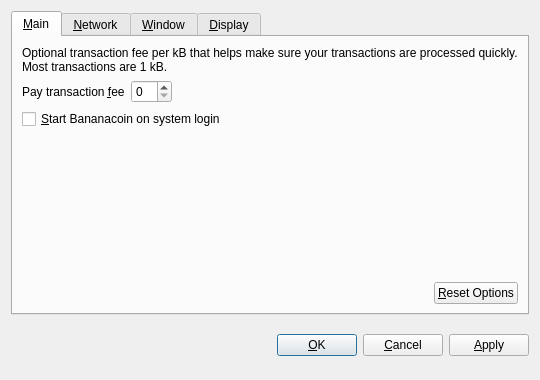
<?xml version="1.0" encoding="UTF-8"?>
<ui version="4.0">
 <class>OptionsDialog</class>
 <widget class="QDialog" name="OptionsDialog">
  <property name="geometry">
   <rect>
    <x>0</x>
    <y>0</y>
    <width>540</width>
    <height>380</height>
   </rect>
  </property>
  <property name="windowTitle">
   <string>Options</string>
  </property>
  <property name="modal">
   <bool>true</bool>
  </property>
  <layout class="QVBoxLayout" name="verticalLayout">
   <item>
    <widget class="QTabWidget" name="tabWidget">
     <property name="tabPosition">
      <enum>QTabWidget::North</enum>
     </property>
     <property name="currentIndex">
      <number>0</number>
     </property>
     <widget class="QWidget" name="tabMain">
      <attribute name="title">
       <string>&amp;Main</string>
      </attribute>
      <layout class="QVBoxLayout" name="verticalLayout_Main">
       <item>
        <widget class="QLabel" name="transactionFeeInfoLabel">
         <property name="text">
          <string>Optional transaction fee per kB that helps make sure your transactions are processed quickly. Most transactions are 1 kB.</string>
         </property>
         <property name="textFormat">
          <enum>Qt::PlainText</enum>
         </property>
         <property name="wordWrap">
          <bool>true</bool>
         </property>
        </widget>
       </item>
       <item>
        <layout class="QHBoxLayout" name="horizontalLayout_1_Main">
         <item>
          <widget class="QLabel" name="transactionFeeLabel">
           <property name="text">
            <string>Pay transaction &amp;fee</string>
           </property>
           <property name="textFormat">
            <enum>Qt::PlainText</enum>
           </property>
           <property name="buddy">
            <cstring>transactionFee</cstring>
           </property>
          </widget>
         </item>
         <item>
          <widget class="BitcoinAmountField" name="transactionFee"/>
         </item>
         <item>
          <spacer name="horizontalSpacer_1_Main">
           <property name="orientation">
            <enum>Qt::Horizontal</enum>
           </property>
           <property name="sizeHint" stdset="0">
            <size>
             <width>40</width>
             <height>20</height>
            </size>
           </property>
          </spacer>
         </item>
        </layout>
       </item>
       <item>
        <widget class="QCheckBox" name="bitcoinAtStartup">
         <property name="toolTip">
          <string>Automatically start Bananacoin after logging in to the system.</string>
         </property>
         <property name="text">
          <string>&amp;Start Bananacoin on system login</string>
         </property>
        </widget>
       </item>
       <item>
        <spacer name="verticalSpacer_Main">
         <property name="orientation">
          <enum>Qt::Vertical</enum>
         </property>
         <property name="sizeHint" stdset="0">
          <size>
           <width>20</width>
           <height>40</height>
          </size>
         </property>
        </spacer>
       </item>
       <item>
        <layout class="QHBoxLayout" name="horizontalLayout_2_Main">
         <item>
          <spacer name="horizontalSpacer_2_Main">
           <property name="orientation">
            <enum>Qt::Horizontal</enum>
           </property>
           <property name="sizeHint" stdset="0">
            <size>
             <width>40</width>
             <height>20</height>
            </size>
           </property>
          </spacer>
         </item>
         <item>
          <widget class="QPushButton" name="resetButton">
           <property name="toolTip">
            <string>Reset all client options to default.</string>
           </property>
           <property name="text">
            <string>&amp;Reset Options</string>
           </property>
           <property name="autoDefault">
            <bool>false</bool>
           </property>
          </widget>
         </item>
        </layout>
       </item>
      </layout>
     </widget>
     <widget class="QWidget" name="tabNetwork">
      <attribute name="title">
       <string>&amp;Network</string>
      </attribute>
      <layout class="QVBoxLayout" name="verticalLayout_Network">
       <item>
        <widget class="QCheckBox" name="mapPortUpnp">
         <property name="toolTip">
          <string>Automatically open the Bananacoin client port on the router. This only works when your router supports UPnP and it is enabled.</string>
         </property>
         <property name="text">
          <string>Map port using &amp;UPnP</string>
         </property>
        </widget>
       </item>
       <item>
        <widget class="QCheckBox" name="connectSocks">
         <property name="toolTip">
          <string>Connect to the Bananacoin network through a SOCKS proxy (e.g. when connecting through Tor).</string>
         </property>
         <property name="text">
          <string>&amp;Connect through SOCKS proxy:</string>
         </property>
        </widget>
       </item>
       <item>
        <layout class="QHBoxLayout" name="horizontalLayout_Network">
         <item>
          <widget class="QLabel" name="proxyIpLabel">
           <property name="text">
            <string>Proxy &amp;IP:</string>
           </property>
           <property name="textFormat">
            <enum>Qt::PlainText</enum>
           </property>
           <property name="buddy">
            <cstring>proxyIp</cstring>
           </property>
          </widget>
         </item>
         <item>
          <widget class="QValidatedLineEdit" name="proxyIp">
           <property name="maximumSize">
            <size>
             <width>140</width>
             <height>16777215</height>
            </size>
           </property>
           <property name="toolTip">
            <string>IP address of the proxy (e.g. 127.0.0.1)</string>
           </property>
          </widget>
         </item>
         <item>
          <widget class="QLabel" name="proxyPortLabel">
           <property name="text">
            <string>&amp;Port:</string>
           </property>
           <property name="textFormat">
            <enum>Qt::PlainText</enum>
           </property>
           <property name="buddy">
            <cstring>proxyPort</cstring>
           </property>
          </widget>
         </item>
         <item>
          <widget class="QLineEdit" name="proxyPort">
           <property name="maximumSize">
            <size>
             <width>55</width>
             <height>16777215</height>
            </size>
           </property>
           <property name="toolTip">
            <string>Port of the proxy (e.g. 9050)</string>
           </property>
          </widget>
         </item>
         <item>
          <widget class="QLabel" name="socksVersionLabel">
           <property name="text">
            <string>SOCKS &amp;Version:</string>
           </property>
           <property name="textFormat">
            <enum>Qt::PlainText</enum>
           </property>
           <property name="buddy">
            <cstring>socksVersion</cstring>
           </property>
          </widget>
         </item>
         <item>
          <widget class="QValueComboBox" name="socksVersion">
           <property name="toolTip">
            <string>SOCKS version of the proxy (e.g. 5)</string>
           </property>
          </widget>
         </item>
         <item>
          <spacer name="horizontalSpacer_Network">
           <property name="orientation">
            <enum>Qt::Horizontal</enum>
           </property>
           <property name="sizeHint" stdset="0">
            <size>
             <width>40</width>
             <height>20</height>
            </size>
           </property>
          </spacer>
         </item>
        </layout>
       </item>
       <item>
        <spacer name="verticalSpacer_Network">
         <property name="orientation">
          <enum>Qt::Vertical</enum>
         </property>
         <property name="sizeHint" stdset="0">
          <size>
           <width>20</width>
           <height>40</height>
          </size>
         </property>
        </spacer>
       </item>
      </layout>
     </widget>
     <widget class="QWidget" name="tabWindow">
      <attribute name="title">
       <string>&amp;Window</string>
      </attribute>
      <layout class="QVBoxLayout" name="verticalLayout_Window">
       <item>
        <widget class="QCheckBox" name="minimizeToTray">
         <property name="toolTip">
          <string>Show only a tray icon after minimizing the window.</string>
         </property>
         <property name="text">
          <string>&amp;Minimize to the tray instead of the taskbar</string>
         </property>
        </widget>
       </item>
       <item>
        <widget class="QCheckBox" name="minimizeOnClose">
         <property name="toolTip">
          <string>Minimize instead of exit the application when the window is closed. When this option is enabled, the application will be closed only after selecting Quit in the menu.</string>
         </property>
         <property name="text">
          <string>M&amp;inimize on close</string>
         </property>
        </widget>
       </item>
       <item>
        <spacer name="verticalSpacer_Window">
         <property name="orientation">
          <enum>Qt::Vertical</enum>
         </property>
         <property name="sizeHint" stdset="0">
          <size>
           <width>20</width>
           <height>40</height>
          </size>
         </property>
        </spacer>
       </item>
      </layout>
     </widget>
     <widget class="QWidget" name="tabDisplay">
      <attribute name="title">
       <string>&amp;Display</string>
      </attribute>
      <layout class="QVBoxLayout" name="verticalLayout_Display">
       <item>
        <layout class="QHBoxLayout" name="horizontalLayout_1_Display">
         <item>
          <widget class="QLabel" name="langLabel">
           <property name="text">
            <string>User Interface &amp;language:</string>
           </property>
           <property name="textFormat">
            <enum>Qt::PlainText</enum>
           </property>
           <property name="buddy">
            <cstring>lang</cstring>
           </property>
          </widget>
         </item>
         <item>
          <widget class="QValueComboBox" name="lang">
           <property name="toolTip">
            <string>The user interface language can be set here. This setting will take effect after restarting Bananacoin.</string>
           </property>
          </widget>
         </item>
        </layout>
       </item>
       <item>
        <layout class="QHBoxLayout" name="horizontalLayout_2_Display">
         <item>
          <widget class="QLabel" name="unitLabel">
           <property name="text">
            <string>&amp;Unit to show amounts in:</string>
           </property>
           <property name="textFormat">
            <enum>Qt::PlainText</enum>
           </property>
           <property name="buddy">
            <cstring>unit</cstring>
           </property>
          </widget>
         </item>
         <item>
          <widget class="QValueComboBox" name="unit">
           <property name="toolTip">
            <string>Choose the default subdivision unit to show in the interface and when sending coins.</string>
           </property>
          </widget>
         </item>
        </layout>
       </item>
       <item>
        <widget class="QCheckBox" name="displayAddresses">
         <property name="toolTip">
          <string>Whether to show Bananacoin addresses in the transaction list or not.</string>
         </property>
         <property name="text">
          <string>&amp;Display addresses in transaction list</string>
         </property>
        </widget>
       </item>
       <item>
        <widget class="QCheckBox" name="coinControlFeatures">
         <property name="toolTip">
          <string>Whether to show coin control features or not.</string>
         </property>
         <property name="text">
          <string>Display coin &amp;control features (experts only!)</string>
         </property>
        </widget>
       </item>
       <item>
        <spacer name="verticalSpacer_Display">
         <property name="orientation">
          <enum>Qt::Vertical</enum>
         </property>
         <property name="sizeHint" stdset="0">
          <size>
           <width>20</width>
           <height>40</height>
          </size>
         </property>
        </spacer>
       </item>
      </layout>
     </widget>
    </widget>
   </item>
   <item>
    <layout class="QHBoxLayout" name="horizontalLayout_Buttons">
     <item>
      <spacer name="horizontalSpacer_1">
       <property name="orientation">
        <enum>Qt::Horizontal</enum>
       </property>
       <property name="sizeHint" stdset="0">
        <size>
         <width>40</width>
         <height>48</height>
        </size>
       </property>
      </spacer>
     </item>
     <item>
      <widget class="QLabel" name="statusLabel">
       <property name="font">
        <font>
         <weight>75</weight>
         <bold>true</bold>
        </font>
       </property>
       <property name="text">
        <string/>
       </property>
       <property name="textFormat">
        <enum>Qt::PlainText</enum>
       </property>
       <property name="wordWrap">
        <bool>true</bool>
       </property>
      </widget>
     </item>
     <item>
      <spacer name="horizontalSpacer_2">
       <property name="orientation">
        <enum>Qt::Horizontal</enum>
       </property>
       <property name="sizeHint" stdset="0">
        <size>
         <width>40</width>
         <height>48</height>
        </size>
       </property>
      </spacer>
     </item>
     <item>
      <widget class="QPushButton" name="okButton">
       <property name="text">
        <string>&amp;OK</string>
       </property>
      </widget>
     </item>
     <item>
      <widget class="QPushButton" name="cancelButton">
       <property name="text">
        <string>&amp;Cancel</string>
       </property>
       <property name="autoDefault">
        <bool>false</bool>
       </property>
      </widget>
     </item>
     <item>
      <widget class="QPushButton" name="applyButton">
       <property name="text">
        <string>&amp;Apply</string>
       </property>
       <property name="autoDefault">
        <bool>false</bool>
       </property>
      </widget>
     </item>
    </layout>
   </item>
  </layout>
 </widget>
 <customwidgets>
  <customwidget>
   <class>BitcoinAmountField</class>
   <extends>QSpinBox</extends>
   <header>bitcoinamountfield.h</header>
  </customwidget>
  <customwidget>
   <class>QValueComboBox</class>
   <extends>QComboBox</extends>
   <header>qvaluecombobox.h</header>
  </customwidget>
  <customwidget>
   <class>QValidatedLineEdit</class>
   <extends>QLineEdit</extends>
   <header>qvalidatedlineedit.h</header>
  </customwidget>
 </customwidgets>
 <resources/>
 <connections/>
</ui>
